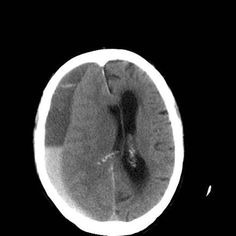
#> input picture brain_tumor_dataset(Large)/no/image(1).jpg, 236 x 236 px, found by its file name
$ jupyter execute --allow-errors Large_Datasets_BaseModel.ipynb   (shell and % lines are left out)
#> lines starting #> are read from the running program, lines starting #| are printed output that depends on the picture; after the words box and inside, x2 and y2 are one past the last pixel; in counts of white or black regions, pixels touching at a corner belong together
#> further down, ex_img is the input picture: shape (236, 236, 3); min 0, max 255, mean 56.7
<a href="https://colab.research.google.com/github/Caroline-511/Brain_tumor_detection_using_Machine-learning_and_Image-processing-/blob/main/Large_Datasets_BaseModel.ipynb" target="_parent"></a>

[cell 1]
import pandas as pd

[cell 2]
from google.colab import drive

[cell 3]
drive.mount('/content/drive')

[cell 4]
import tensorflow as tf
from tensorflow.keras.layers import Conv2D, Input, ZeroPadding2D, BatchNormalization, Activation, MaxPooling2D, Flatten, Dense
from tensorflow.keras.models import Model, load_model
from tensorflow.keras.callbacks import TensorBoard, ModelCheckpoint
from sklearn.model_selection import train_test_split
from sklearn.metrics import f1_score
from sklearn.utils import shuffle
import cv2
import imutils
import numpy as np
import matplotlib.pyplot as plt
import time
from os import listdir

[cell 5]
image = cv2.imread('/content/drive/MyDrive/new_datasets')

[cell 6]
def crop_brain_contour(image, plot=False):

    #import imutils
    #import cv2
    #from matplotlib import pyplot as plt

    # Convert the image to grayscale, and blur it slightly
#> called with plot = True
    gray = cv2.cvtColor(image, cv2.COLOR_BGR2GRAY)
    gray = cv2.GaussianBlur(gray, (5, 5), 0)
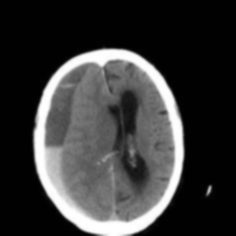
#> gray: shape (236, 236); min 0, max 255, mean 56.7

    # Threshold the image, then perform a series of erosions +
    # dilations to remove any small regions of noise
    thresh = cv2.threshold(gray, 45, 255, cv2.THRESH_BINARY)[1]
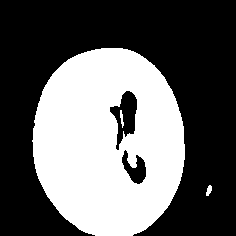
#> thresh: shape (236, 236); 39.1% white; 3 white regions, box (x1, y1, x2, y2) and area: (32, 48, 185, 236) 21712, (206, 185, 212, 196) 44, (120, 110, 124, 128) 40
    thresh = cv2.erode(thresh, None, iterations=2)
#> thresh: shape (236, 236); 35.4% white; 1 white region, box (x1, y1, x2, y2) and area: (35, 50, 183, 236) 19741
    thresh = cv2.dilate(thresh, None, iterations=2)
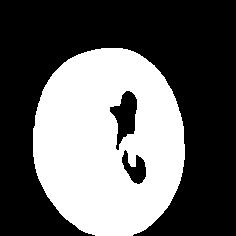
#> thresh: shape (236, 236); 38.9% white; 1 white region

    # Find contours in thresholded image, then grab the largest one
    cnts = cv2.findContours(thresh.copy(), cv2.RETR_EXTERNAL, cv2.CHAIN_APPROX_SIMPLE)
#> cnts = 1 contour; box (x1, y1, x2, y2) and area: (33, 48, 185, 236) 22712
    cnts = imutils.grab_contours(cnts)
    c = max(cnts, key=cv2.contourArea)
#> c = contour of 223 points, box (x1, y1, x2, y2) (33, 48, 185, 236), area 22712


    # Find the extreme points
    extLeft = tuple(c[c[:, :, 0].argmin()][0])
#> extLeft = (33, 128)
    extRight = tuple(c[c[:, :, 0].argmax()][0])
#> extRight = (184, 159)
    extTop = tuple(c[c[:, :, 1].argmin()][0])
#> extTop = (101, 48)
    extBot = tuple(c[c[:, :, 1].argmax()][0])
#> extBot = (95, 235)

    # crop new image out of the original image using the four extreme points (left, right, top, bottom)
    new_image = image[extTop[1]:extBot[1], extLeft[0]:extRight[0]]
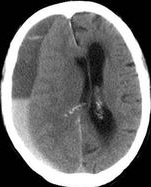
#> new_image: shape (187, 151, 3); min 0, max 255, mean 110.4

    if plot:
        plt.figure()

        plt.subplot(1, 2, 1)
        plt.imshow(image)

        plt.tick_params(axis='both', which='both',
                        top=False, bottom=False, left=False, right=False,
                        labelbottom=False, labeltop=False, labelleft=False, labelright=False)

        plt.title('Original Image')

        plt.subplot(1, 2, 2)
        plt.imshow(new_image)

        plt.tick_params(axis='both', which='both',
                        top=False, bottom=False, left=False, right=False,
                        labelbottom=False, labeltop=False, labelleft=False, labelright=False)

        plt.title('Cropped Image')

        plt.show()

    return new_image

[cell 7]
ex_img=cv2.imread('/content/drive/MyDrive/new_datasets/yes/image(1).jpg')
ex_new_img = crop_brain_contour(ex_img,True)

[cell 8]
dlr_list = cv2.imread('/content/drive/MyDrive/new_datasets')

def load_data(dir_list, image_size):
    """
    Read images, resize and normalize them.
    Arguments:
        dir_list: list of strings representing file directories.
    Returns:
        X: A numpy array with shape = (#_examples, image_width, image_height, #_channels)
        y: A numpy array with shape = (#_examples, 1)
    """
#> called with image_size = (240, 240)

    # load all images in a directory
    X = []
    y = []
    image_width, image_height = image_size

    for directory in dir_list:
        for filename in listdir(directory):
            # load the image
            image = cv2.imread(directory + '//' + filename)
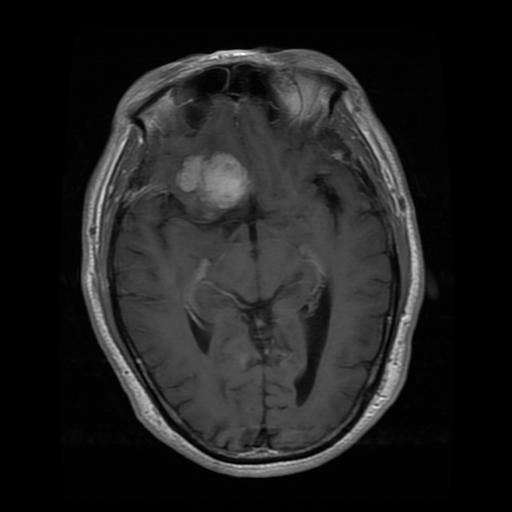
#> input picture brain_tumor_dataset(Large)/yes/image(100).jpg, 512 x 512 px, found by its file name
#> image is the input picture: shape (512, 512, 3); min 0, max 255, mean 31.4
            # crop the brain and ignore the unnecessary rest part of the image
            image = crop_brain_contour(image, plot=False)
#> call 2 of crop_brain_contour, with plot = False
#> in crop_brain_contour (call 2), `thresh = cv2.threshold(gray, 45, 255, cv2.THRESH_BINARY)[1]`: thresh: shape (512, 512); 37.3% white; 10 white regions (6 under 20 px), largest, box (x1, y1, x2, y2) and area: (81, 48, 425, 478) 97546, (367, 354, 382, 385) 133, (254, 316, 266, 329) 109, (386, 316, 392, 337) 55
#> in crop_brain_contour (call 2), `thresh = cv2.erode(thresh, None, iterations=2)`:
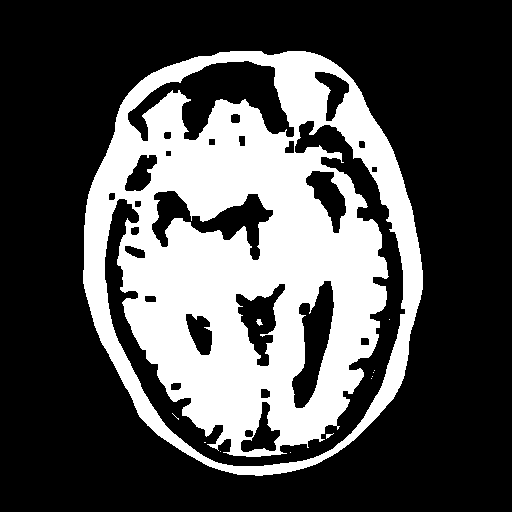
#> thresh: shape (512, 512); 31.2% white; 12 white regions (9 under 20 px), largest, box (x1, y1, x2, y2) and area: (83, 51, 423, 476) 81619, (256, 319, 263, 326) 29, (326, 433, 334, 439) 21
#> in crop_brain_contour (call 2), `thresh = cv2.dilate(thresh, None, iterations=2)`:
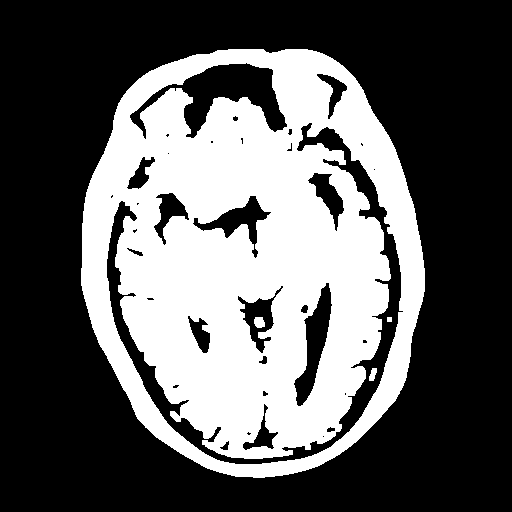
#> thresh: shape (512, 512); 36.9% white; 4 white regions
#> in crop_brain_contour (call 2), `cnts = cv2.findContours(thresh.copy(), cv2.RETR_EXTERNAL, cv2.CHAIN_AP..`: cnts = 1 contour; box (x1, y1, x2, y2) and area: (81, 49, 425, 478) 117338
#> in crop_brain_contour (call 2), `c = max(cnts, key=cv2.contourArea)`: c = contour of 555 points, box (x1, y1, x2, y2) (81, 49, 425, 478), area 117338
#> in crop_brain_contour (call 2), `extLeft = tuple(c[c[:, :, 0].argmin()][0])`: extLeft = (81, 268)
#> in crop_brain_contour (call 2), `extRight = tuple(c[c[:, :, 0].argmax()][0])`: extRight = (424, 291)
#> in crop_brain_contour (call 2), `extTop = tuple(c[c[:, :, 1].argmin()][0])`: extTop = (228, 49)
#> in crop_brain_contour (call 2), `extBot = tuple(c[c[:, :, 1].argmax()][0])`: extBot = (253, 477)
#> in crop_brain_contour (call 2), `new_image = image[extTop[1]:extBot[1], extLeft[0]:extRight[0]]`:
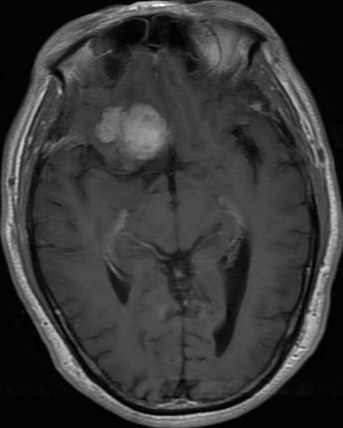
#> new_image: shape (428, 343, 3); min 0, max 255, mean 55.3
            # resize image
            image = cv2.resize(image, dsize=(image_width, image_height), interpolation=cv2.INTER_CUBIC)
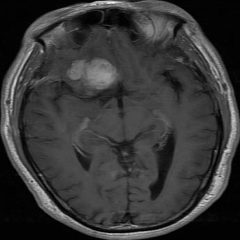
#> image: shape (240, 240, 3); min 0, max 254, mean 55.3
            # normalize values
            image = image / 255.
            # convert image to numpy array and append it to X
            X.append(image)
            # append a value of 1 to the target array if the image
            # is in the folder named 'yes', otherwise append 0.
            if directory[-3:] == 'yes':
                y.append([1])
            else:
                y.append([0])

    X = np.array(X)
    y = np.array(y)

    # Shuffle the data
    X, y = shuffle(X, y)

    print(f'Number of examples is: {len(X)}')
    print(f'X shape is: {X.shape}')
#| X shape is: (4, 240, 240, 3)
    print(f'y shape is: {y.shape}')
#| y shape is: (4, 1)

    return X, y

[cell 9]
augmented_path = '/content/drive/MyDrive/aug_new_datsets'

# augmented data (yes and no) contains both the original and the new generated examples
augmented_yes = augmented_path + '/yes/yes'
augmented_no = augmented_path + '/no/no'

IMG_WIDTH, IMG_HEIGHT = (240, 240)

X, y = load_data([augmented_yes, augmented_no], (IMG_WIDTH, IMG_HEIGHT))

[cell 10]
def plot_sample_images(X, y, n=50):
    """
    Plots n sample images for both values of y (labels).
    Arguments:
        X: A numpy array with shape = (#_examples, image_width, image_height, #_channels)
        y: A numpy array with shape = (#_examples, 1)
    """
#> called with X = array of shape (4, 240, 240, 3), y = array of shape (4, 1), n = 50

    for label in [0,1]:
        # grab the first n images with the corresponding y values equal to label
        images = X[np.argwhere(y == label)]
        n_images = images[:n]

        columns_n = 10
        rows_n = int(n/ columns_n)

        plt.figure(figsize=(20, 10))

        i = 1 # current plot
        for image in n_images:
            plt.subplot(rows_n, columns_n, i)
            plt.imshow(image[0])

            # remove ticks
            plt.tick_params(axis='both', which='both',
                            top=False, bottom=False, left=False, right=False,
                           labelbottom=False, labeltop=False, labelleft=False, labelright=False)

            i += 1

        label_to_str = lambda label: "Yes" if label == 1 else "No"
        plt.suptitle(f"Brain Tumor: {label_to_str(label)}")
        plt.show()
#> this loop made 2 passes
#> pass 2, in plot_sample_images, `plt.show()`:
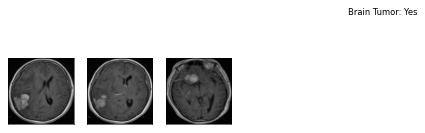
#> figure drawn by matplotlib, 3 panels

[cell 11]
plot_sample_images(X, y)

[cell 12]
def split_data(X, y, test_size=0.2):
    """
    Splits data into training, development and test sets.
    Arguments:
        X: A numpy array with shape = (#_examples, image_width, image_height, #_channels)
        y: A numpy array with shape = (#_examples, 1)
    Returns:
        X_train: A numpy array with shape = (#_train_examples, image_width, image_height, #_channels)
        y_train: A numpy array with shape = (#_train_examples, 1)
        X_val: A numpy array with shape = (#_val_examples, image_width, image_height, #_channels)
        y_val: A numpy array with shape = (#_val_examples, 1)
        X_test: A numpy array with shape = (#_test_examples, image_width, image_height, #_channels)
        y_test: A numpy array with shape = (#_test_examples, 1)
    """
    X_train, X_test_val, y_train, y_test_val = train_test_split(X, y, test_size=test_size)
    X_test, X_val, y_test, y_val = train_test_split(X_test_val, y_test_val, test_size=0.5)

    return X_train, y_train, X_val, y_val, X_test, y_test

[cell 13]
X_train, y_train, X_val, y_val, X_test, y_test = split_data(X, y, test_size=0.3)

[cell 14]
print ("number of training examples = " + str(X_train.shape[0]))
#| number of training examples = 2
print ("number of development examples = " + str(X_val.shape[0]))
#| number of development examples = 1
print ("number of test examples = " + str(X_test.shape[0]))
#| number of test examples = 1
print ("X_train shape: " + str(X_train.shape))
#| X_train shape: (2, 240, 240, 3)
print ("Y_train shape: " + str(y_train.shape))
#| Y_train shape: (2, 1)
print ("X_val (dev) shape: " + str(X_val.shape))
#| X_val (dev) shape: (1, 240, 240, 3)
print ("Y_val (dev) shape: " + str(y_val.shape))
#| Y_val (dev) shape: (1, 1)
print ("X_test shape: " + str(X_test.shape))
#| X_test shape: (1, 240, 240, 3)
print ("Y_test shape: " + str(y_test.shape))
#| Y_test shape: (1, 1)
